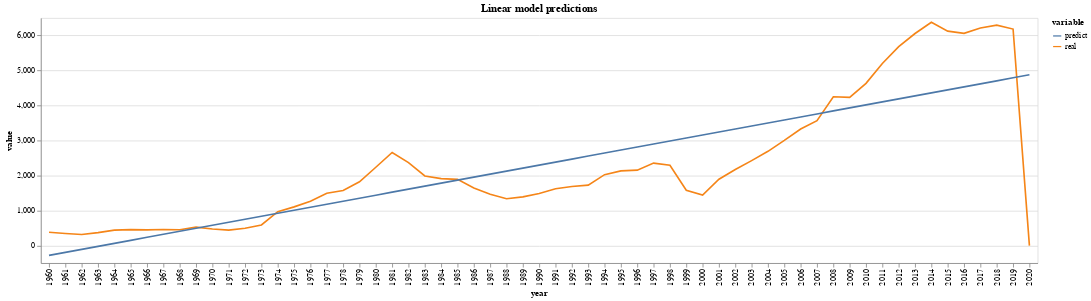

Here is the notebook cell this chart was saved with:
### Code cell
alt.Chart(predict_linear.melt('year')).mark_line().encode(
x='year',
y='value',
color='variable'
).properties(title='Linear model predictions')

### Figure 1 — Vega-Lite specification as saved in the notebook (floating-point values rounded to 4 significant figures)
{"config": {"view": {"continuousWidth": 400, "continuousHeight": 300}}, "data": {"name": "data-99916efd307f713803bce5aee3fb991d"}, "mark": "line", "encoding": {"color": {"type": "nominal", "field": "variable"}, "x": {"type": "nominal", "field": "year"}, "y": {"type": "quantitative", "field": "value"}}, "title": "Linear model predictions", "$schema": "https://vega.github.io/schema/vega-lite/v4.8.1.json", "datasets": {"data-99916efd307f713803bce5aee3fb991d": [{"year": "1960", "variable": "real", "value": 379.4}, {"year": "1961", "variable": "real", "value": 343.8}, {"year": "1962", "variable": "real", "value": 315.5}, {"year": "1963", "variable": "real", "value": 368.5}, {"year": "1964", "variable": "real", "value": 440.3}, {"year": "1965", "variable": "real", "value": 455.0}, {"year": "1966", "variable": "real", "value": 449.7}, {"year": "1967", "variable": "real", "value": 459.1}, {"year": "1968", "variable": "real", "value": 450.8}, {"year": "1969", "variable": "real", "value": 527.6}, {"year": "1970", "variable": "real", "value": 471.4}, {"year": "1971", "variable": "real", "value": 440.6}, {"year": "1972", "variable": "real", "value": 495.3}, {"year": "1973", "variable": "real", "value": 588.1}, {"year": "1974", "variable": "real", "value": 969.5}, {"year": "1975", "variable": "real", "value": 1105.0}, {"year": "1976", "variable": "real", "value": 1264.0}, {"year": "1977", "variable": "real", "value": 1493.0}, {"year": "1978", "variable": "real", "value": 1572.0}, {"year": "1979", "variable": "real", "value": 1820.0}, {"year": "1980", "variable": "real", "value": 2237.0}, {"year": "1981", "variable": "real", "value": 2659.0}, {"year": "1982", "variable": "real", "value": 2369.0}, {"year": "1983", "variable": "real", "value": 1988.0}, {"year": "1984", "variable": "real", "value": 1912.0}, {"year": "1985", "variable": "real", "value": 1891.0}, {"year": "1986", "variable": "real", "value": 1647.0}, {"year": "1987", "variable": "real", "value": 1464.0}, {"year": "1988", "variable": "real", "value": 1337.0}, {"year": "1989", "variable": "real", "value": 1390.0}, {"year": "1990", "variable": "real", "value": 1489.0}, {"year": "1991", "variable": "real", "value": 1621.0}, {"year": "1992", "variable": "real", "value": 1688.0}, {"year": "1993", "variable": "real", "value": 1727.0}, {"year": "1994", "variable": "real", "value": 2025.0}, {"year": "1995", "variable": "real", "value": 2132.0}, {"year": "1996", "variable": "real", "value": 2154.0}, {"year": "1997", "variable": "real", "value": 2355.0}, {"year": "1998", "variable": "real", "value": 2293.0}, {"year": "1999", "variable": "real", "value": 1578.0}, {"year": "2000", "variable": "real", "value": 1445.0}, {"year": "2001", "variable": "real", "value": 1895.0}, {"year": "2002", "variable": "real", "value": 2172.0}, {"year": "2003", "variable": "real", "value": 2426.0}, {"year": "2004", "variable": "real", "value": 2691.0}, {"year": "2005", "variable": "real", "value": 3002.0}, {"year": "2006", "variable": "real", "value": 3329.0}, {"year": "2007", "variable": "real", "value": 3568.0}, {"year": "2008", "variable": "real", "value": 4249.0}, {"year": "2009", "variable": "real", "value": 4232.0}, {"year": "2010", "variable": "real", "value": 4634.0}, {"year": "2011", "variable": "real", "value": 5201.0}, {"year": "2012", "variable": "real", "value": 5682.0}, {"year": "2013", "variable": "real", "value": 6056.0}, {"year": "2014", "variable": "real", "value": 6377.0}, {"year": "2015", "variable": "real", "value": 6124.0}, {"year": "2016", "variable": "real", "value": 6060.0}, {"year": "2017", "variable": "real", "value": 6214.0}, {"year": "2018", "variable": "real", "value": 6296.0}, {"year": "2019", "variable": "real", "value": 6184.0}, {"year": "2020", "variable": "real", "value": 0.0}, {"year": "1960", "variable": "predict", "value": -280.2}, {"year": "1961", "variable": "predict", "value": -194.3}, {"year": "1962", "variable": "predict", "value": -108.3}, {"year": "1963", "variable": "predict", "value": -22.36}, {"year": "1964", "variable": "predict", "value": 63.59}, {"year": "1965", "variable": "predict", "value": 149.5}, {"year": "1966", "variable": "predict", "value": 235.5}, {"year": "1967", "variable": "predict", "value": 321.4}, {"year": "1968", "variable": "predict", "value": 407.4}, {"year": "1969", "variable": "predict", "value": 493.4}, {"year": "1970", "variable": "predict", "value": 579.3}, {"year": "1971", "variable": "predict", "value": 665.3}, {"year": "1972", "variable": "predict", "value": 751.2}, {"year": "1973", "variable": "predict", "value": 837.2}, {"year": "1974", "variable": "predict", "value": 923.1}, {"year": "1975", "variable": "predict", "value": 1009.0}, {"year": "1976", "variable": "predict", "value": 1095.0}, {"year": "1977", "variable": "predict", "value": 1181.0}, {"year": "1978", "variable": "predict", "value": 1267.0}, {"year": "1979", "variable": "predict", "value": 1353.0}, {"year": "1980", "variable": "predict", "value": 1439.0}, {"year": "1981", "variable": "predict", "value": 1525.0}, {"year": "1982", "variable": "predict", "value": 1611.0}, {"year": "1983", "variable": "predict", "value": 1697.0}, {"year": "1984", "variable": "predict", "value": 1783.0}, {"year": "1985", "variable": "predict", "value": 1869.0}, {"year": "1986", "variable": "predict", "value": 1955.0}, {"year": "1987", "variable": "predict", "value": 2040.0}, {"year": "1988", "variable": "predict", "value": 2126.0}, {"year": "1989", "variable": "predict", "value": 2212.0}, {"year": "1990", "variable": "predict", "value": 2298.0}, {"year": "1991", "variable": "predict", "value": 2384.0}, {"year": "1992", "variable": "predict", "value": 2470.0}, {"year": "1993", "variable": "predict", "value": 2556.0}, {"year": "1994", "variable": "predict", "value": 2642.0}, {"year": "1995", "variable": "predict", "value": 2728.0}, {"year": "1996", "variable": "predict", "value": 2814.0}, {"year": "1997", "variable": "predict", "value": 2900.0}, {"year": "1998", "variable": "predict", "value": 2986.0}, {"year": "1999", "variable": "predict", "value": 3072.0}, {"year": "2000", "variable": "predict", "value": 3158.0}, {"year": "2001", "variable": "predict", "value": 3244.0}, {"year": "2002", "variable": "predict", "value": 3330.0}, {"year": "2003", "variable": "predict", "value": 3416.0}, {"year": "2004", "variable": "predict", "value": 3502.0}, {"year": "2005", "variable": "predict", "value": 3588.0}, {"year": "2006", "variable": "predict", "value": 3674.0}, {"year": "2007", "variable": "predict", "value": 3760.0}, {"year": "2008", "variable": "predict", "value": 3845.0}, {"year": "2009", "variable": "predict", "value": 3931.0}, {"year": "2010", "variable": "predict", "value": 4017.0}, {"year": "2011", "variable": "predict", "value": 4103.0}, {"year": "2012", "variable": "predict", "value": 4189.0}, {"year": "2013", "variable": "predict", "value": 4275.0}, {"year": "2014", "variable": "predict", "value": 4361.0}, {"year": "2015", "variable": "predict", "value": 4447.0}, {"year": "2016", "variable": "predict", "value": 4533.0}, {"year": "2017", "variable": "predict", "value": 4619.0}, {"year": "2018", "variable": "predict", "value": 4705.0}, {"year": "2019", "variable": "predict", "value": 4791.0}, {"year": "2020", "variable": "predict", "value": 4877.0}]}}
